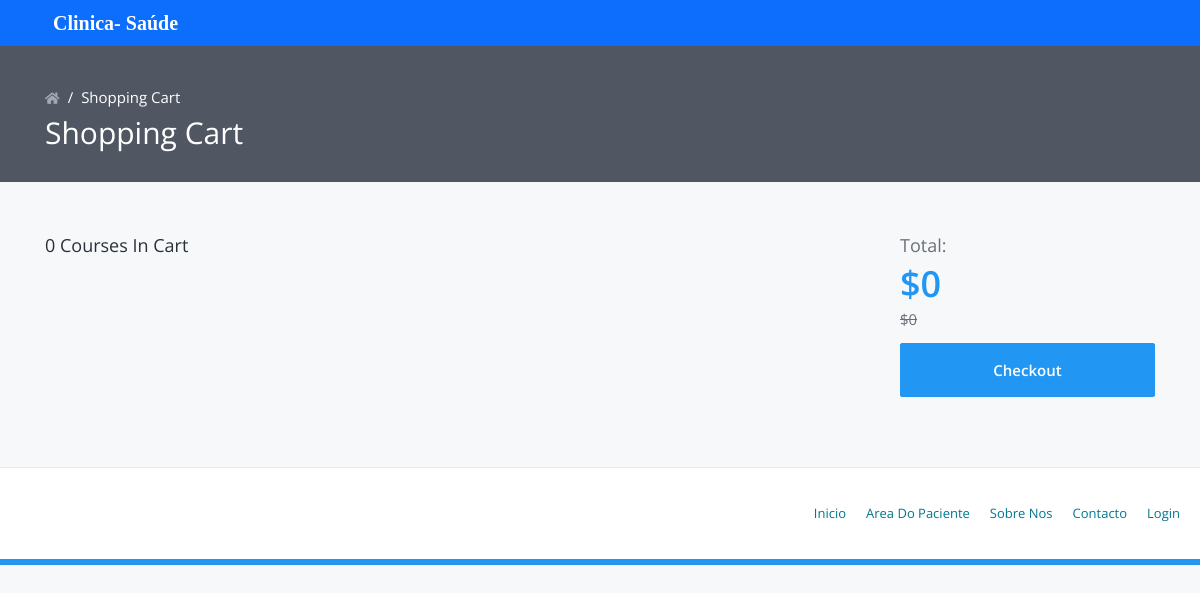
The app's page /mensagem/index.php/home/shopping_cart with its own data.
### tables this page shows
CREATE TABLE `settings` (
  `id` int(11) UNSIGNED NOT NULL,
  `key` varchar(255) DEFAULT NULL,
  `value` longtext DEFAULT NULL
);

CREATE TABLE `currency` (
  `id` int(11) NOT NULL,
  `name` varchar(255) DEFAULT NULL,
  `code` varchar(255) DEFAULT NULL,
  `symbol` varchar(255) DEFAULT NULL,
  `paypal_supported` int(11) DEFAULT NULL,
  `stripe_supported` int(11) DEFAULT NULL
);

### mensagem/application/controllers/Home.php (called while the page is built, shortened)
<?php
class Home extends CI_Controller {
    public function __construct()
    {
        $this->load->database();
        $this->load->library('session');
    }
    public function shopping_cart() {
        $page_data['page_name'] = "shopping_cart";
        $page_data['page_title'] = get_phrase('shopping_cart');
        $this->load->view('frontend/'.get_frontend_settings('theme').'/index', $page_data);
    }
}

### mensagem/index.php (called while the page is built, shortened)
<?php
require_once BASEPATH.'core/CodeIgniter.php';

### mensagem/application/helpers/multi_language_helper.php (called while the page is built, shortened)
<?php  if ( ! defined('BASEPATH')) exit('No direct script access allowed');
if ( ! function_exists('get_phrase'))
{
	function get_phrase($phrase = '') {
		$CI	=&	get_instance();
		$language_code = $CI->db->get_where('settings' , array('key' => 'language'))->row()->value;
		$key = strtolower(preg_replace('/\s+/', '_', $phrase));
		$langArray = openJSONFile($language_code);
		if (array_key_exists($key, $langArray)) {
		} else {
			$langArray[$key] = ucfirst(str_replace('_', ' ', $key));
			$jsonData = json_encode($langArray, JSON_PRETTY_PRINT | JSON_UNESCAPED_UNICODE);
		}
		return ucwords($langArray[$key]);
	}
}
if ( ! function_exists('openJSONFile'))
{
	function openJSONFile($code)
	{
		$jsonString = [];
		if (file_exists(APPPATH.'language/'.$code.'.json')) {
			$jsonString = file_get_contents(APPPATH.'language/'.$code.'.json');
			$jsonString = json_decode($jsonString, true);
		}
		return $jsonString;
	}
}

### mensagem/application/helpers/common_helper.php (called while the page is built, shortened)
<?php  if ( ! defined('BASEPATH')) exit('No direct script access allowed');
if (! function_exists('currency')) {
  function currency($price = "") {
    $CI	=&	get_instance();
		if ($price != "") {
			$CI->db->where('key', 'system_currency');
			$currency_code = $CI->db->get('settings')->row()->value;
			$CI->db->where('code', $currency_code);
			$symbol = $CI->db->get('currency')->row()->symbol;
			$CI->db->where('key', 'currency_position');
			$position = $CI->db->get('settings')->row()->value;
			if ($position == 'right') {
				return $price.$symbol;
			}elseif ($position == 'right-space') {
				return $price.' '.$symbol;
			}elseif ($position == 'left') {
				return $symbol.$price;
			}elseif ($position == 'left-space') {
				return $symbol.' '.$price;
			}
		}
  }
}

### mensagem/application/views/frontend/default/shopping_cart.php (the view, shortened to what this page needs)
<section class="page-header-area">
    <div class="container">
        <div class="row">
            <div class="col">
                <nav>
                    <ol class="breadcrumb">
                        <li class="breadcrumb-item"><a href="<?php echo site_url('home'); ?>"><i class="fas fa-home"></i></a></li>
                        <li class="breadcrumb-item"><a href="#"><?php echo get_phrase('shopping_cart'); ?></a></li>
                    </ol>
                </nav>
                <h1 class="page-title"><?php echo get_phrase('shopping_cart'); ?></h1>
            </div>
        </div>
    </div>
</section>
<section class="cart-list-area">
    <div class="container">
        <div class="row" id = "cart_items_details">
            <div class="col-lg-9">
                <div class="in-cart-box">
                    <div class="title"><?php echo sizeof($this->session->userdata('cart_items')).' '.get_phrase('courses_in_cart'); ?></div>
                            <?php
                            $actual_price = 0;
                            $total_price  = 0;
                                ?>
                </div>
            </div>
            <div class="col-lg-3">
                <div class="cart-sidebar">
                    <div class="total"><?php echo get_phrase('total'); ?>:</div>
                    <div class="total-price"><?php echo currency($total_price); ?></div>
                    <div class="total-original-price">
                        <span class="original-price"><?php echo currency($actual_price); ?></span>
                    </div>
                    <button type="button" class="btn btn-primary btn-block checkout-btn" onclick="handleCheckOut()"><?php echo get_phrase('checkout'); ?></button>
                </div>
            </div>
        </div>
    </div>
</section>

### records on screen
settings: value "Shopping Cart", value "Courses In Cart", value "Total", value "Checkout"
settings: value.symbol "$0"

### other values on screen
sizeof($this->session->userdata('cart_items')) "0"
get_phrase('Inicio') "Inicio"
get_phrase('area do paciente') "Area Do Paciente"
get_phrase('Sobre nos') "Sobre Nos"
get_phrase('Contacto') "Contacto"
get_phrase('Login') "Login"
